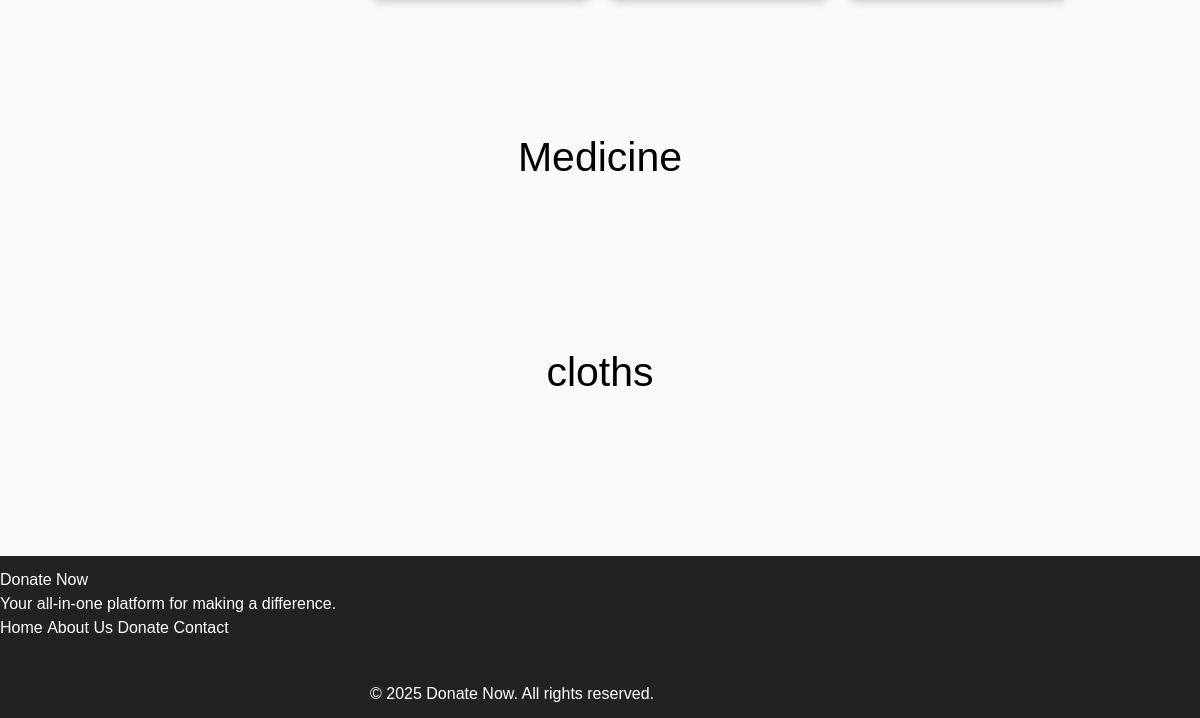
Page /productlisting (signed in, lower part) on the earlier database version.
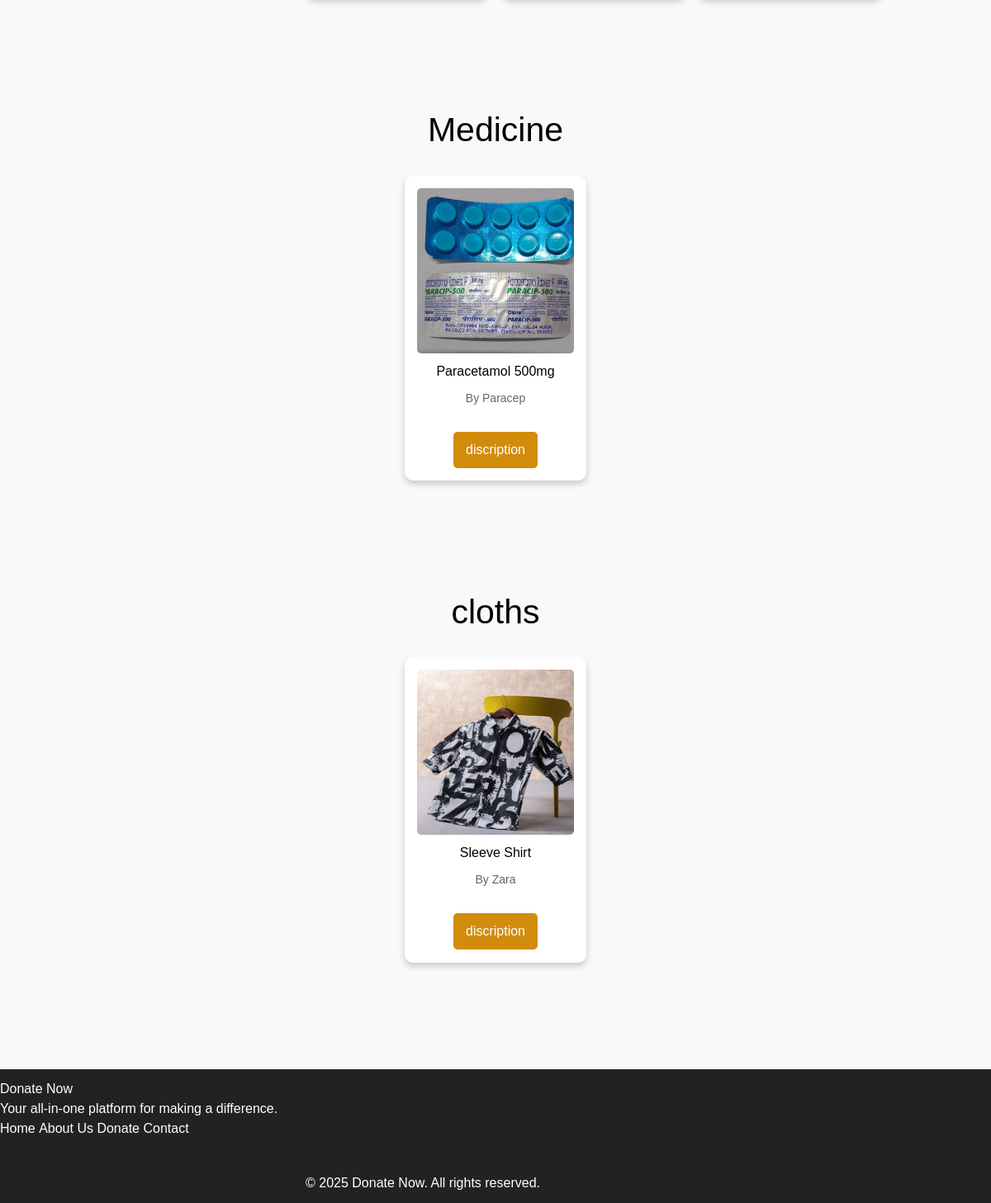
Same page on the later database version.
### App.py (models this page shows)
class Donatemed(db.Model):
    id = db.Column(db.Integer, primary_key=True)
    name = db.Column(db.String(100), nullable=False)
    brand = db.Column(db.String(50), unique=True, nullable=False)
    exdate = db.Column(db.TIMESTAMP, default=datetime.utcnow)
    image_filename = db.Column(db.String(200), nullable=False)
    desc = db.Column(db.String(255), nullable=False)

class Donatecloth(db.Model):
    id = db.Column(db.Integer, primary_key=True)
    type = db.Column(db.String(100), nullable=False)
    brand = db.Column(db.String(255), unique=True, nullable=False)
    date = db.Column(db.TIMESTAMP, default=datetime.utcnow)
    image_filename = db.Column(db.String(200), nullable=False)
    gender = db.Column(db.String(50), nullable=False)
    size = db.Column(db.String(255), unique=True, nullable=False)

### App.py (the view)
@app.route('/productlisting')
def productlisting():
        id = session["user_id"]
        user = Signup.query.filter_by(id=id).first()
        donations = Donatebook.query.all()  # Fetch data from the database
        donations1 = Donatemed.query.all()
        donations2 = Donatecloth.query.all()
        return render_template('productlisting.html', donation=donations,donation1=donations1,donation2=donations2,user=user)

### templates/productlisting.html (shortened to what this page needs)
<!DOCTYPE html>
<html lang="en">
<head>
    <link rel="stylesheet" href="{{ url_for('static', filename='app.css')}}">
    <script src="https://cdn.tailwindcss.com"></script>
</head>
<body >
   <div class="productlist ">
    <div class="cardcontainer1 books">
    </div>
</div>
<div class="productlist ">
    <h1 class="bigtext">Medicine</h1>
    <div class="cardcontainer1 books">
        {% for donations1 in donation1 %}
        <div class="card">
            <img class="img4" src="{{ url_for('static', filename='uploads/' + donations1.image_filename) }}" alt="{{donations1.name}}">
            <h2>{{donations1.name}}</h2>
            <p>By {{ donations1.brand }}</p>
            <a href="/product"><button type="submit">discription</button></a>
        </div>
    {% endfor %}
    </div>
</div>
<div class="productlist bigtext">
<h1 class="bigtext"> cloths </h1>
    <div class="cardcontainer1 books">
        {% for donations2 in donation2 %}
        <div class="card">
            <img class="img4" src="{{ url_for('static', filename='uploads/' + donations2.image_filename) }}" alt="{{donations2.type}}">
            <h2>{{donations2.type}}</h2>
            <p>By {{ donations2.brand }}</p>
            <a href="/product"><button type="submit">discription</button></a>
        </div>
    {% endfor %}
    </div> </div>
    <footer class="bg-dark text-white py-3">
        <div class="container">
          <div class="d-flex justify-content-between align-items-center flex-wrap">
            <div>
              <h5>Donate Now</h5>
              <p class="mb-0">Your all-in-one platform for making a difference.</p>
            </div>
            <div class="d-flex gap-3">
              <a href="#" class="text-white">Home</a>
              <a href="#" class="text-white">About Us</a>
              <a href="#" class="text-white">Donate</a>
              <a href="#" class="text-white">Contact</a>
            </div>
            <div class="social-icons">
            </div>
          </div>
          <div class="text-center mt-3">
            <p class="mb-0">&copy; 2025 Donate Now. All rights reserved.</p>
          </div>
        </div>
      </footer>
</body>
</html>

### static/app.css (style rules this page uses)
body { font-family: Arial, sans-serif; margin: 0; padding: 0; background-color: #f9f9f9; }
.img4 { max-width: 100%; max-height: 200px; }
.card { max-width: 220px; max-height: 450px; }
.cardcontainer1 { font-family: Arial, sans-serif; display: flex; flex-wrap: wrap; gap: 18px; padding-left: 20px; padding-right: 20px; justify-content: center; align-items: center; overflow: scroll; padding-bottom: 20px; }
.card { width: 300px; background: white; border-radius: 10px; box-shadow: 0 4px 8px rgba(0, 0, 0, 0.2); overflow: hidden; text-align: center; padding: 15px; }
.card img { width: 100%; height: 57%; border-radius: 5px; }
.card h2 { font-size: 16px; margin: 10px 0; }
.card p { font-size: 14px; color: #666; }
.card button { background: #d18c0c; color: white; border: none; padding: 10px 15px; cursor: pointer; margin-top: 30px; border-radius: 5px; font-size: 16px; }
footer { background: #222; color: #fff; padding: 15px 0; font-family: Arial, sans-serif; }
footer a { text-decoration: none; color: #bbb; transition: color 0.3s ease; font-size: 16px; }
.books { overflow-y: scroll; }
.bigtext { font-size: 41px; }
.productlist { display: flex ; flex-direction: column; text-align: center; margin-bottom: 109px; gap: 24px; }

Differences in the rows shown:
added Donatemed: image_filename (picture), name "Paracetamol 500mg", brand "Paracep"
added Donatecloth: image_filename (picture), type "Sleeve Shirt", brand "Zara"
